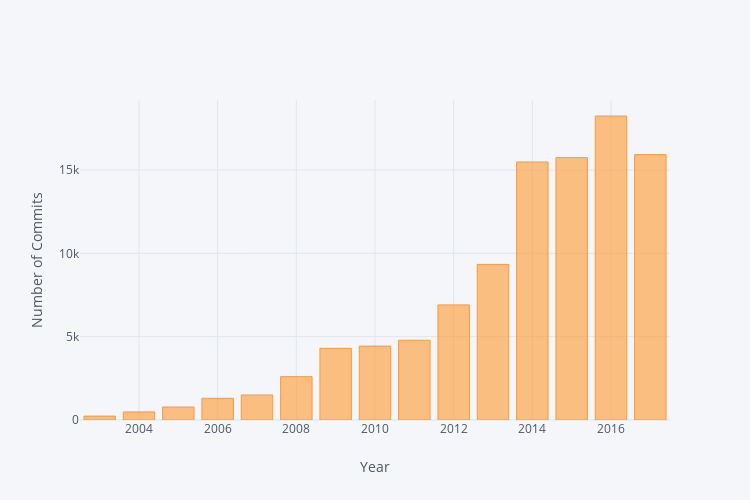

The cell this chart's notebook holds for it:
### Markdown cell above
## Commits / Year

### Code cell
data_by_year = data.groupby(data.date.dt.year)
commits_per_year = data_by_year.size()
iplot(commits_per_year.iplot(asFigure=True, dimensions=(750, 500), kind="bar", yTitle="Number of Commits", xTitle="Year"))

### Figure 1 — Plotly figure (JSON) as saved in the notebook; plotly's stock layout.template omitted (floating-point values rounded to 4 significant figures)
{"data": [{"marker": {"color": "rgba(255, 153, 51, 0.6)", "line": {"color": "rgba(255, 153, 51, 1.0)", "width": 1}}, "name": "None", "orientation": "v", "text": "", "type": "bar", "x": [2003, 2004, 2005, 2006, 2007, 2008, 2009, 2010, 2011, 2012, 2013, 2014, 2015, 2016, 2017], "y": [233, 485, 780, 1304, 1502, 2601, 4301, 4436, 4786, 6906, 9336, 15481, 15743, 18240, 15923]}], "layout": {"height": 500, "legend": {"bgcolor": "#F5F6F9", "font": {"color": "#4D5663"}}, "paper_bgcolor": "#F5F6F9", "plot_bgcolor": "#F5F6F9", "titlefont": {"color": "#4D5663"}, "width": 750, "xaxis1": {"gridcolor": "#E1E5ED", "showgrid": true, "tickfont": {"color": "#4D5663"}, "title": "Year", "titlefont": {"color": "#4D5663"}, "zerolinecolor": "#E1E5ED"}, "yaxis1": {"gridcolor": "#E1E5ED", "showgrid": true, "tickfont": {"color": "#4D5663"}, "title": "Number of Commits", "titlefont": {"color": "#4D5663"}, "zerolinecolor": "#E1E5ED"}}}
